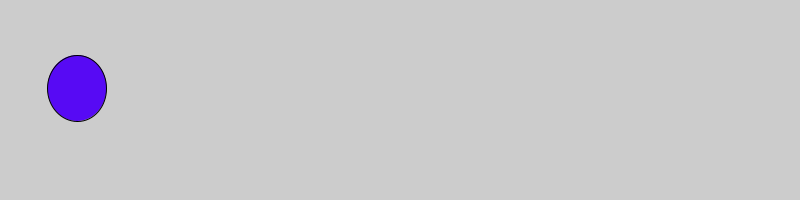
Frame 1 (no input)
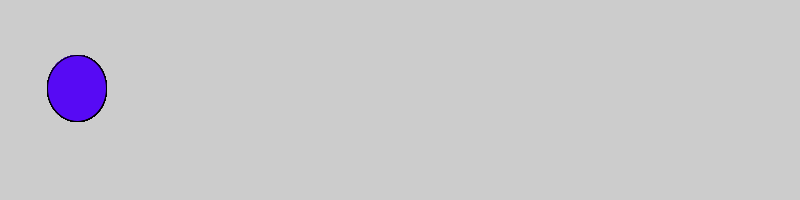
Frame 60 (the mouse pressed at the canvas centre just before this capture)
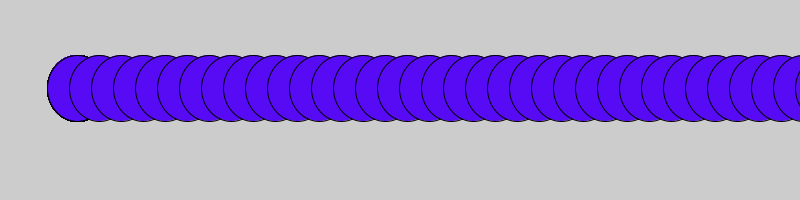
Frame 120 (the mouse held since frame 60 and released just before this capture)

The Processing sketch that drew these frames (run headless with seeded random() and noise(); from frame 60 on, the mouse is pressed at the canvas centre):

// Processing sketch: dot_race
// ── dot_race.pde
//Make a variable to hold the X co-ordinate of the dot and set it to 
int x=77 ;
void setup() {
    size(800, 200);

}

void draw() {
  fill (87,10,244) ;
  ellipse (x,88,59,66) ;
  //make it a nice color

    //if the mouse is pressed...
  if (mousePressed) {
 x=x+22;
  }
    //... change the X co-ordinate so that the dot moves to the right
    //Draw an ellipse of height and width 10 Make sure to use your variable for the X position.

    //Make your dot move really fast so that it can win the race 
    //    (you have to figure out what part of your code to change)
}
